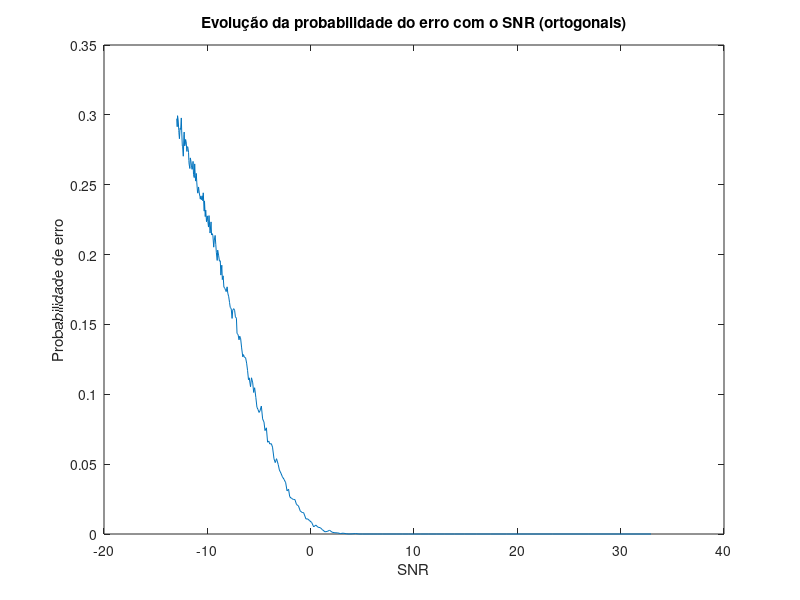

This figure's MATLAB source:
%% Aps 

clear
clc
%close all

kk=0:19;
k0=sin(2*pi*(1/40)*kk');
k1=cos(2*pi*(1/60.2)*kk');

%% c)

km0=k0-mean(k0);

ke0=km0/(sqrt(km0'*km0));
%bm0=km0';

%% d) 

km1=k1-mean(k1);
ke1=km1/(sqrt(km1'*km1));

%sinal de média nula, inversos com centro em 0

%% e) Verificar se sao antipodais - os sinais têm sentidos opostos

ap = ke1'*ke0;

%% f) Filtros adaptados Kd0 e Kd1

kd0= flip(k0);
kd1= flip(k1);

%% String binária aleatória 10000 elementos

strM = rand(10000, 1) > 0.5 ;%10k linhas, 1 coluna
kM=2*strM-1; %Codificação com 1 e -1

%% Construir kS, sinal emitido com 10000*20 amostras

kS=zeros(200000,1);

for nn=1:10000
    qStart=1+20*(nn-1);
    qEnd=qStart+19; %20 casas
    kS(qStart:qEnd)=kM(nn)*ke0; %Põe a ondula correspondente em kS
end
alpha=linspace(0,1,200);
for i=1:length(alpha)-1
    kNoise = alpha(i)*randn(200000,1); %construção do vector de ruido gaussiano

    %% Sinal recebido, que vai ser o sinal a saida do receptor
    kR = kS + kNoise;

    %% String estimada a partir de kR

    kE0=conv(kR,kd0);
    kE1=conv(kR,kd1);
    kMe=0*kM;

    for nn=1:10000
        ee=nn*20;
        if(kE0(ee)>kE1(ee))
            kMe(nn)=1;
        else
            kMe(nn)=-1;
        end
    end
    %% relaçao sinal ruido      
    %0 erros > 8 dbs 
    %5000 < -20dbs

    wS=kS'*kS;
    wN=kNoise'*kNoise;
    snrDbs(i)=10*log10(wS/wN);

    P(i)=sum(kM~=kMe)/10000;

end
%% 
figure()
plot(snrDbs,P);
title('Evolução da probabilidade do erro com o SNR (ortogonais)')
xlabel('SNR')
ylabel('Probabilidade de erro')
    

 


